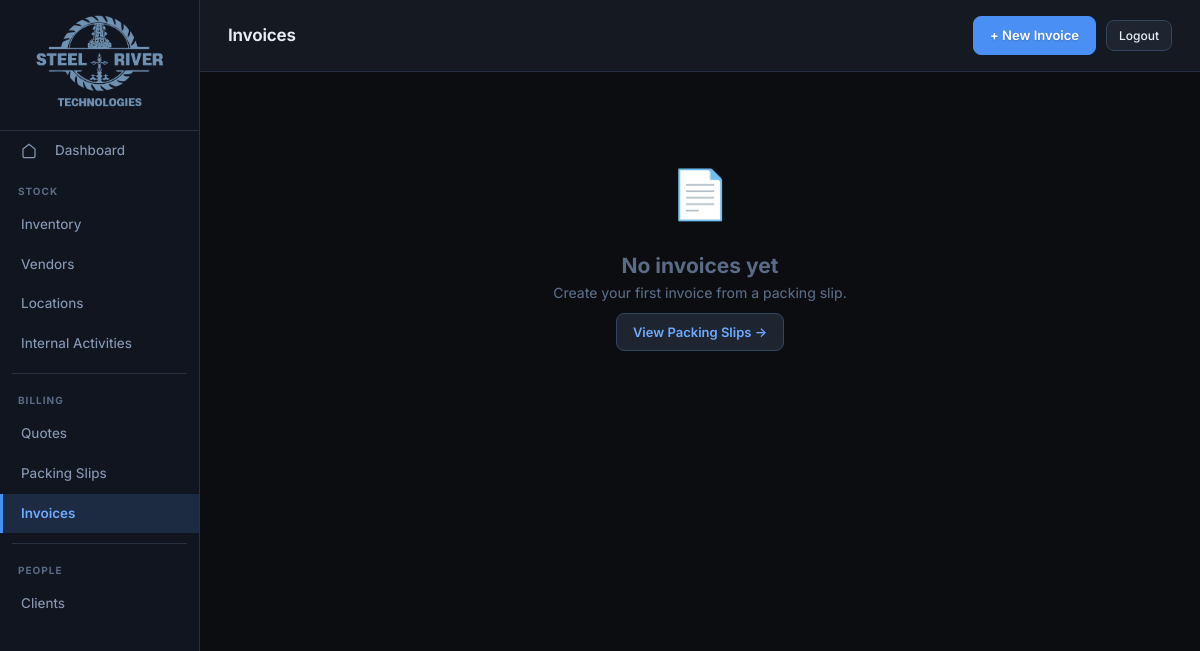
The page /invoices/ on the database as committed earlier.
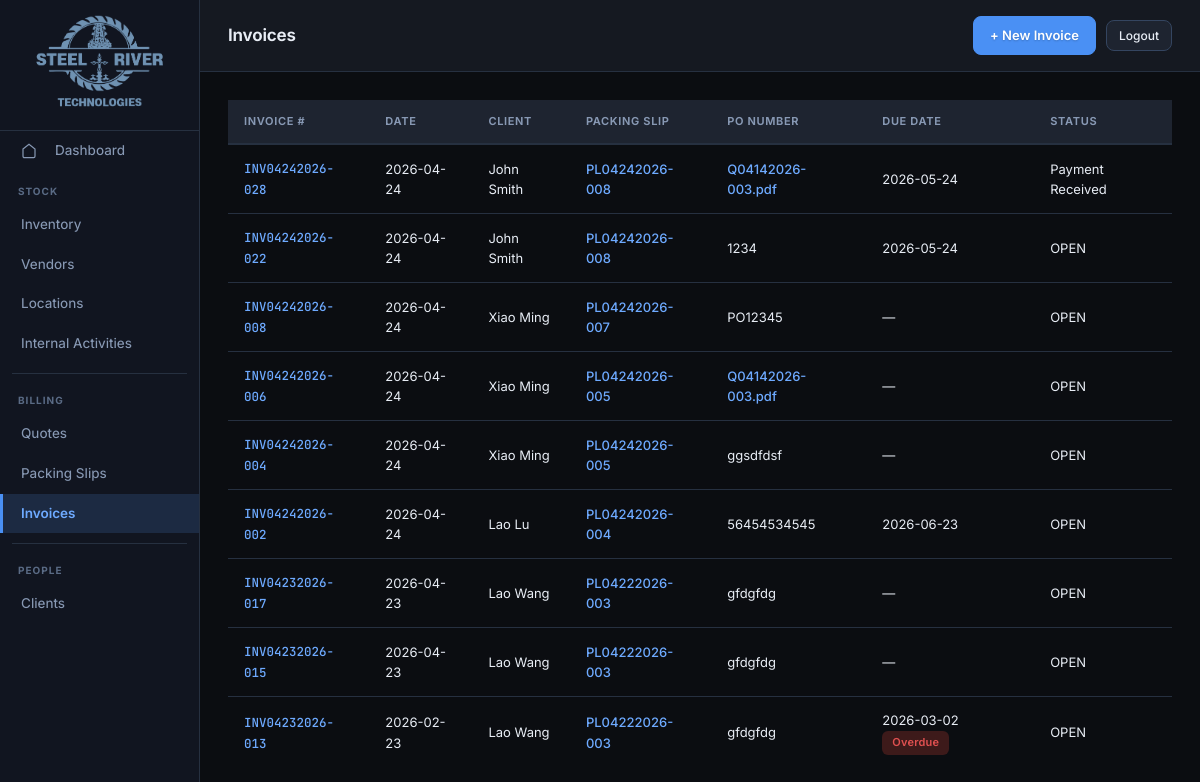
The same page on the database as committed later.
### tables this page shows
CREATE TABLE "Invoice" (
    invoice_number      TEXT PRIMARY KEY,
    packing_slip_number TEXT REFERENCES Packing_Slip(packing_slip_number),
    purchase_number   TEXT,
    po_attachment_path TEXT,
    payment_term      TEXT,
    invoice_date      TEXT,
    client_id         TEXT,
    created_by TEXT,
    created_at TEXT,
    modified_by TEXT,
    modified_at TEXT,
    status TEXT DEFAULT 'OPEN'
, pl_attachment_path TEXT);

CREATE TABLE Clients (
    client_id INTEGER PRIMARY KEY AUTOINCREMENT,
    name TEXT NOT NULL,
    department TEXT,
    company TEXT,
    phone TEXT,
    email TEXT,
    site_address TEXT,
    billing_address TEXT
, created_by TEXT, created_at TEXT, modified_by TEXT, modified_at TEXT);

### app/routes/invoices.py (the view)
@router.get("/", response_class=HTMLResponse)
def inv_list(request: Request):
    db = get_db()
    invoices = db.execute("""
        SELECT i.*, c.name as client_name, pl.packing_slip_number
        FROM Invoice i
        LEFT JOIN Clients c ON i.client_id=c.client_id
        LEFT JOIN Packing_Slip pl ON i.packing_slip_number=pl.packing_slip_number
        ORDER BY i.created_at DESC
    """).fetchall()
    close_db()
    today = datetime.now().strftime("%Y-%m-%d")
    invoice_list = []
    for r in (invoices if invoices else []):
        inv = dict(r)
        due_date = None
        if inv.get("payment_term") and inv.get("payment_term") != "COD":
            try:
                days = int(inv["payment_term"].replace("Net ", "").replace("net ", ""))
                due_date = (datetime.strptime(inv.get("invoice_date", today), "%Y-%m-%d") + timedelta(days=days)).strftime("%Y-%m-%d")
            except:
                pass
        inv["due_date"] = due_date
        inv["is_overdue"] = due_date and due_date < today
        invoice_list.append(inv)
    return templates.TemplateResponse("invoices/list.html", {
        "request": request,
        "invoices": invoice_list,
        "today": today,
    })

### app/templates/invoices/list.html (shortened to what this page needs)
{% extends "base.html" %}
{% block page_title %}Invoices{% endblock %}
{% set active = "invoices" %}
{% block topbar_actions %}
<a href="/invoices/new" class="btn btn-primary">+ New Invoice</a>
{% endblock %}
{% block content %}
{% if invoices %}
<table>
  <thead>
    <tr>
      <th>Invoice #</th>
      <th>Date</th>
      <th>Client</th>
      <th>Packing Slip</th>
      <th>PO Number</th>
      <th>Due Date</th>
      <th>Status</th>
    </tr>
  </thead>
  <tbody>
    {% for inv in invoices %}
    <tr>
      <td><a href="/invoices/{{ inv.invoice_number }}" class="doc-num">{{ inv.invoice_number }}</a></td>
      <td>{{ inv.invoice_date }}</td>
      <td>{{ inv.client_name or "—" }}</td>
      <td>
        {% if inv.packing_slip_number %}
        <a href="/packing-slips/{{ inv.packing_slip_number }}/edit">{{ inv.packing_slip_number }}</a>
        {% else %}
        —
        {% endif %}
      </td>
      <td>
        {% if inv.purchase_number %}
          {{ inv.purchase_number }}
        {% elif inv.po_attachment_path %}
          {% set po_path = 'po_attachments/' + inv.po_attachment_path if inv.po_attachment_path and '/' not in inv.po_attachment_path else inv.po_attachment_path %}
          <a href="/data/uploads/{{ po_path }}" target="_blank">{{ inv.po_attachment_path.split('/')[-1] }}</a>
        {% else %}
          —
        {% endif %}
      </td>
      <td>
        {% if inv.due_date %}
          {{ inv.due_date }}
          {% if inv.is_overdue %}
            <span class="badge" style="background:#3d1a1a;color:#e05050;">Overdue</span>
          {% endif %}
        {% else %}
          —
        {% endif %}
      </td>
      <td>
        <span class="status-badge status-{{ inv.status|lower }}">{{ inv.status or 'OPEN' }}</span>
      </td>
    </tr>
    {% endfor %}
  </tbody>
</table>
{% else %}
<div class="empty-state">
  <div style="font-size: 48px; margin-bottom: 16px;">📄</div>
  <h2>No invoices yet</h2>
  <p>Create your first invoice from a packing slip.</p>
  <a href="/packing-slips" class="btn">View Packing Slips →</a>
</div>
{% endif %}
{% endblock %}

Rows that differ between the two databases and show on the page:
added Invoice: invoice_number "INV04242026-028", invoice_date "2026-04-24", name "John Smith", packing_slip_number "PL04242026-008", po_attachment_path "Q04142026-003.pdf", due_date "2026-05-24", status "Payment Received"
added Invoice: invoice_number "INV04242026-022", invoice_date "2026-04-24", name "John Smith", packing_slip_number "PL04242026-008", purchase_number "1234", due_date "2026-05-24", status "OPEN"
added Invoice: invoice_number "INV04242026-008", invoice_date "2026-04-24", name "Xiao Ming", packing_slip_number "PL04242026-007", purchase_number "PO12345", status "OPEN"
added Invoice: invoice_number "INV04242026-006", invoice_date "2026-04-24", name "Xiao Ming", packing_slip_number "PL04242026-005", po_attachment_path "Q04142026-003.pdf", status "OPEN"
added Invoice: invoice_number "INV04242026-004", invoice_date "2026-04-24", name "Xiao Ming", packing_slip_number "PL04242026-005", purchase_number "ggsdfdsf", status "OPEN"
added Invoice: invoice_number "INV04242026-002", invoice_date "2026-04-24", name "Lao Lu", packing_slip_number "PL04242026-004", purchase_number "56454534545", due_date "2026-06-23", status "OPEN"
added Invoice: invoice_number "INV04232026-017", invoice_date "2026-04-23", name "Lao Wang", packing_slip_number "PL04222026-003", purchase_number "gfdgfdg", status "OPEN"
added Invoice: invoice_number "INV04232026-015", invoice_date "2026-04-23", name "Lao Wang", packing_slip_number "PL04222026-003", purchase_number "gfdgfdg", status "OPEN"
added Invoice: invoice_number "INV04232026-013", invoice_date "2026-02-23", name "Lao Wang", packing_slip_number "PL04222026-003", purchase_number "gfdgfdg", due_date "2026-03-02", shows "Overdue", status "OPEN"
Other text that changed with them:
text no longer shown: "📄 No invoices yet Create your first invoice from a packing slip. View Packing Slips →"
text now shown: "INVOICE # DATE CLIENT PACKING SLIP PO NUMBER DUE DATE STATUS"
